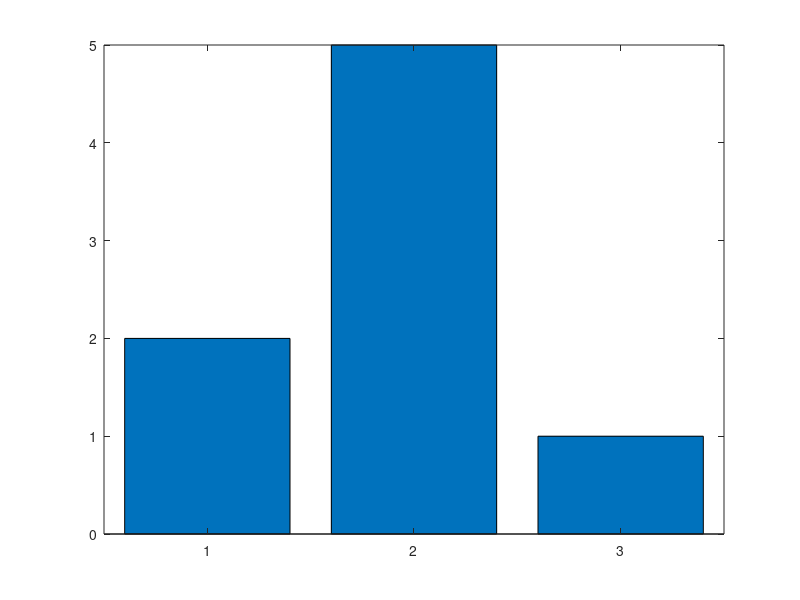

The MATLAB script that drew this image: (Note: this script raises an error after producing the figure.)
figure_handle = figure();
openmat_result = zeros(1, 6);

chart_handle = stairs(1:3, [2 5 1]);
openmat_result(1) = strcmp(class(chart_handle), 'matlab.graphics.chart.primitive.Stair');
chart_handle = stem(1:3, [2 5 1]);
openmat_result(2) = strcmp(class(chart_handle), 'matlab.graphics.chart.primitive.Stem');
chart_handle = errorbar(1:3, [2 5 1], [0.2 0.3 0.1]);
openmat_result(3) = strcmp(class(chart_handle), 'matlab.graphics.chart.primitive.ErrorBar');
chart_handle = area(1:3, [2 5 1]);
openmat_result(4) = strcmp(class(chart_handle), 'matlab.graphics.chart.primitive.Area');
chart_handle = bar(1:3, [2 5 1]);
openmat_result(5) = strcmp(class(chart_handle), 'matlab.graphics.chart.primitive.Bar');
chart_handle = histogram([1 1 2 3 3 3]);
openmat_result(6) = strcmp(class(chart_handle), 'matlab.graphics.chart.primitive.Histogram');

close(figure_handle);
